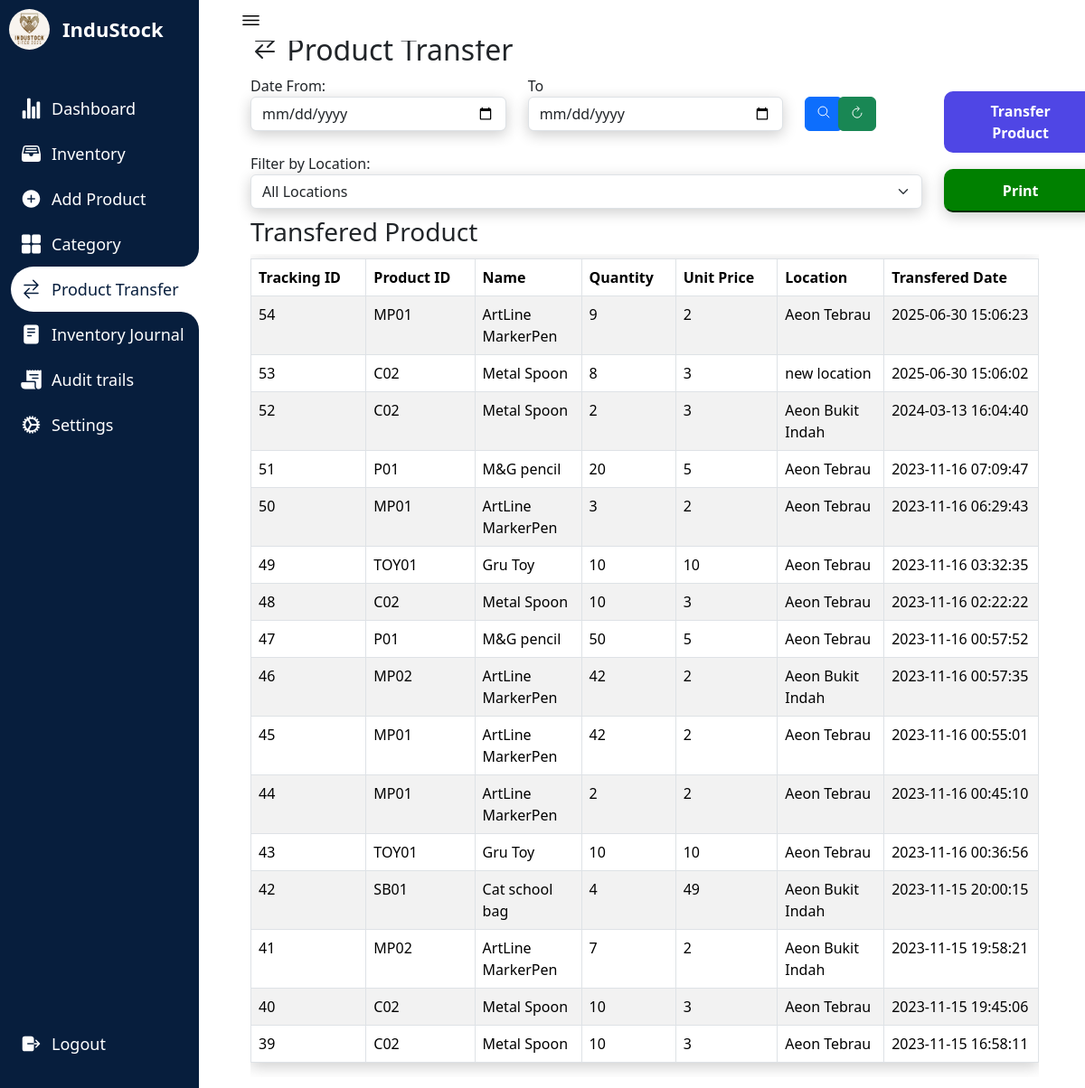
/Order.php (signed in), run on the app's committed database.
### tables this page shows
CREATE TABLE `companyprofile` (
  `id` int(11) NOT NULL,
  `name` varchar(250) NOT NULL,
  `profilepicture` varchar(1000) DEFAULT NULL
);

CREATE TABLE `deliverorder` (
  `id` int(250) NOT NULL,
  `productid` varchar(250) NOT NULL,
  `name` varchar(250) NOT NULL,
  `quantity` int(250) NOT NULL,
  `unitprice` int(255) NOT NULL,
  `location` varchar(200) NOT NULL,
  `addeddate` timestamp NOT NULL DEFAULT current_timestamp()
);

### orderrange.php (the view, shortened to what this page needs)
<?php
require_once "config.php";
if (isset($_POST['search'])) {
    $date1 = date("Y-m-d", strtotime($_POST['date1']));
    $date2 = date("Y-m-d", strtotime($_POST['date2']));
    $reportQuery = mysqli_query($conn, "SELECT * FROM deliverorder WHERE STR_TO_DATE(`addeddate`, '%Y-%m-%d') BETWEEN '$date1' AND '$date2' ORDER BY `id` DESC") or die(mysqli_error($conn));
    $reportRow = mysqli_num_rows($reportQuery);
    if ($reportRow > 0) {
        while ($reportFetch = mysqli_fetch_array($reportQuery)) {
            $pdfData[] = $reportFetch;
            ?>
            <tr>
                <td><?php echo $reportFetch['id'] ?></td>
                <td><?php echo $reportFetch['productid'] ?></td>
                <td><?php echo $reportFetch['name'] ?></td>
                <td><?php echo $reportFetch['quantity'] ?></td>
                <td><?php echo $reportFetch['unitprice'] ?></td>
                <td><?php echo $reportFetch['location'] ?></td>
                <td><?php echo $reportFetch['addeddate'] ?></td>
            </tr>
            <?php
        }
    } else {
        echo '
        <tr>
            <td colspan="7"><center>Record Not Found</center></td>
        </tr>';
    }
} else {
    $reportQuery = mysqli_query($conn, "SELECT * FROM deliverorder ORDER BY `id` DESC") or die(mysqli_error($conn));
    if (mysqli_num_rows($reportQuery) > 0) {
        while ($reportFetch = mysqli_fetch_array($reportQuery)) {
            ?>
            <tr>
                <td><?php echo $reportFetch['id'] ?></td>
                <td><?php echo $reportFetch['productid'] ?></td>
                <td><?php echo $reportFetch['name'] ?></td>
                <td><?php echo $reportFetch['quantity'] ?></td>
                <td><?php echo $reportFetch['unitprice'] ?></td>
                <td><?php echo $reportFetch['location'] ?></td>
                <td><?php echo $reportFetch['addeddate'] ?></td>
            </tr>
            <?php
        }
    } else {
        echo '
        <tr>
            <td colspan="7"><center>Record Not Found</center></td>
        </tr>';
    }
}
?>

### Order.php (shortened to what this page needs)
<?php
require_once "config.php";
$companyId = 1;
$query = "SELECT * FROM companyprofile WHERE id = ?";
$stmt = mysqli_prepare($conn, $query);
mysqli_stmt_bind_param($stmt, "i", $companyId);
mysqli_stmt_execute($stmt);
$result = mysqli_stmt_get_result($stmt);
$companyProfile = mysqli_fetch_assoc($result);
$companyProfileImagePath = $companyProfile['profilepicture'];
$companyName = $companyProfile['name'];
?>
<!DOCTYPE html>
<html lang="en">
<head>
    <link rel="stylesheet" href="testin3.css">
    <link href="https://cdn.jsdelivr.net/npm/bootstrap@5.3.1/dist/css/bootstrap.min.css" rel="stylesheet">
    <link href="https://cdn.jsdelivr.net/npm/bootstrap-icons@1.15.0/font/bootstrap-icons.css" rel="stylesheet">
</head>
<body>
<nav>
<div class="logo">
<div class="logo-image">
    <?php
    if (!empty($companyProfileImagePath)) {
        echo '<img src="' . $companyProfileImagePath . '" alt="Company Logo" class="logoimage">';
    } else {
        echo '<img src="path/to/placeholder/image.jpg" alt="No Image" style="">';
    }
    ?>
</div>
    <div class="logo-name">
    <?php echo $companyName; ?>
    </div>
</div>
        <div class="menu-items">
            <ul class="navLinks">
            <li class="navList">
    <a href="Dashboard.php">
    <ion-icon name="stats-chart"></ion-icon>
        <span class="links">Dashboard</span>
    </a>
</li>
<li class="navList">
    <a href="Inventory.php">
        <ion-icon name="file-tray-full"></ion-icon>
        <span class="links">Inventory</span>
    </a>
</li>
<li class="navList">
    <a href="Product.php">
        <ion-icon name="add-circle"></ion-icon>
        <span class="links">Add Product</span>
    </a>
</li>
    <li class="navList">
        <a href="Category.php">
            <ion-icon name="grid"></ion-icon>
            <span class="links">Category</span>
        </a>
    </li>
    <li class="navList active">
        <a href="Order.php">
        <ion-icon name="swap-horizontal"></ion-icon>
            <span class="links">Product Transfer</span>
        </a>
    </li>
    <li class="navList">
        <a href="Reports.php">
            <ion-icon name="reader"></ion-icon>
            <span class="links">Inventory Journal</span>
        </a>
    </li>
    <li class="navList">
        <a href="audittrails.php">
        <ion-icon name="receipt"></ion-icon>
            <span class="links">Audit trails</span>
        </a>
    </li>
    <li class="navList">
        <a href="Settings.php">
            <ion-icon name="cog"></ion-icon>
            <span class="links">Settings</span>
        </a>
    </li>
            </ul>
            <ul class="bottom-link">
                <li>
                <a href="logout.php">
                    <ion-icon name="log-out"></ion-icon>
                    <span class="links">Logout</span>
                </a>
                </li>
        </div>
    </nav>
    <section class="dashboard">
        <div class="top">
            <ion-icon class="navToggle" name="menu-outline"></ion-icon>
        </div>
        <div class="content-wrapper">
        <div class="container">
            <div class="row">
                <div class="col-lg-12 col-offset-2">
                <h2><ion-icon name="swap-horizontal"></ion-icon>     Product Transfer</h2>
                <form class="form-inline" method="POST" id="orderForm" action="">
        <div class="row">
            <div class="col-md-4">
                <label for="date1">Date From:</label>
                <input type="date" class="form-control" placeholder="Start" name="date1"
                    value="<?php echo isset($_POST['date1']) ? $_POST['date1'] : '' ?>" />
            </div>
            <div class="col-md-4">
                <label for="date2">To</label>
                <input type="date" class="form-control" placeholder="End" name="date2"
                    value="<?php echo isset($_POST['date2']) ? $_POST['date2'] : '' ?>" />
            </div>
            <div class="col-md-1">
                <button class="btn btn-primary" name="search" style="margin-top:24px; "><ion-icon
                            name="search-outline"></ion-icon></button>
            </div>
            <div class="col-md-1">
                <a href="Order.php" type="button" class="btn btn-success" style="margin-top:24px; margin-left:-40px;"><ion-icon
                            name="refresh-outline"></ion-icon></a>
            </div>
            <div class="col-md-2">
            <a href="Deliver_order.php" class="allButton" style="margin-top:18px;;">Transfer Product</a>
            </div>
</form>
<form class="form-inline" method="POST" id="orderForm" action="orderpdf.php" onsubmit="return validateLocation();">
    <div class="row">
    <div class="col-md-10">
        <label for="locationFilter">Filter by Location:</label>
        <select name="locationFilter" id="locationFilter" class="form-select" onchange="filterTable()">
            <option value="">All Locations</option>
        </select>
    </div>
    <div class="col-md-2">
        <input type="submit" value="Print" name="order" style="margin-top:18px; background-color:green; border-color:green;" class="allButton">
    </div>
</div>
</form>
<h3 style="margin-top:5px;">Transfered Product</h3>
<div class="row" id="lightgallery" >
            <div class="col-md-12">
                <div class="table-responsive">
                <table class="table table-bordered table-striped" id="inventory"
    style="border-top: 1px solid #dee2e6; border-left: 1px solid #dee2e6; border-bottom: 1px solid #dee2e6; margin-top:5px;">
    <thead>
        <tr>
            <th>Tracking ID</th>
            <th>Product ID</th>
            <th>Name</th>
            <th>Quantity</th>
            <th>Unit Price</th>
            <th>Location</th>
            <th>Transfered Date</th>
        </tr>
    </thead>
    <tbody>
    <?php include 'orderrange.php' ?>
    </tbody>
</table>
                </div>
            </div>
        </div>
</div>
</div>
</div>
</div>
    </section>
<link href="https://cdn.datatables.net/1.10.25/css/dataTables.bootstrap.min.css" rel="stylesheet"/>
</body>
</html>

### testin3.css (style rules this page uses)
* { margin: 0; padding: 0; box-sizing: border-box; }
:root { --primary-color:#071e3d; --nav-color: #071e3d; --dash-color: #fff; --logo-color: #fff; --text-color: #000; --text-color-light: #333; --white: #fff; --border-color: #ccc; --toggle-color: #fff; --title-icon-color: #fff; --time-03: all 0.3s linear; --time-02: all 0.2s linear; }
body { width: 100%; min-height: 100vh; background-color: var(--dash-color); font-family: 'Poppins', sans-serif; }
nav { position: fixed; top: 0; left: 0; height: 100%; width: 220px; background-color: var(--nav-color); padding: 10px 0 10px 10px; transition: var(--time-03); }
nav .logo { display: flex; align-items: center; }
.logoimage { border-radius:50%; }
nav .logo-image { width: 45px; height: 45px; border-radius: 50%; }
nav .logo-image img { width: 45px; height: 45px; object-fit: cover; }
nav .logo .logo-name { font-size: 22px; font-weight: 600; color: var(--logo-color); margin-left: 14px; white-space: nowrap; transition: var(--time-02); }
nav .menu-items { margin-top: 40px; display: flex; flex-direction: column; height: calc(100% - 90px); justify-content: space-between; }
nav .menu-items li { list-style: none; }
nav .menu-items li a { display: flex; align-items: center; margin-left:-30px; height: 50px; text-decoration: none; }
nav .menu-items li.active a { border-top-left-radius: 25px; border-bottom-left-radius: 25px; position: relative; }
nav .menu-items li a ion-icon { color: var(--white); font-size: 24px; min-width: 45px; }
nav .menu-items li a .links { font-size: 18px; color: var(--white); transition: var(--time-02); }
nav .menu-items li.active a { background-color: var(--dash-color); }
nav .menu-items li.active a:before { content: ''; position: absolute; width: 40px; height: 40px; right: 0; top: -40px; border-radius: 50%; box-shadow: 20px 20px var(--dash-color); pointer-events: none; }
nav .menu-items li.active a:after { content: ''; position: absolute; width: 40px; height: 40px; right: 0; bottom: -40px; border-radius: 50%; box-shadow: 20px -20px var(--dash-color); pointer-events: none; }
nav .menu-items li.active a .links { color: var(--primary-color); }
nav .menu-items li.active a ion-icon { color: var(--primary-color); }
.dashboard { position: relative; left: 250px; width: calc(100% - 250px); min-height: 100vh; background-color: var(--dash-color); padding: 10px 15px; transition: var(--time-03); }
.dashboard .top { position: fixed; background-color: var(--dash-color); display: flex; justify-content: space-between; align-items: center; left: 250px; top: 0; padding: 10px 15px; width: calc(100% - 250px); transition: var(--time-03); z-index: 100; }
.dashboard .top .navToggle { font-size: 25px; color: var(--text-color); cursor: pointer; }
.container { padding:1%; background-color: white; margin-top:5%; transition: border-radius 0.5s cubic-bezier(0.175, 0.885, 0.32, 1.275); }
.content-wrapper { margin-top:-30px; }
.dashboard .content-wrapper { top: 0; transition: var(--time-03); }
#inventory tbody td { word-wrap: break-word; max-width: 100px; }
input { box-shadow: 0 4px 16px rgba(0, 0, 0, 0.2); }
table { box-shadow: 0 4px 16px rgba(0, 0, 0, 0.2); }
select { box-shadow: 0 4px 16px rgba(0, 0, 0, 0.2); }
.allButton { display: inline-block; padding: 10px 20px; text-decoration: none; color: #fff; background-color:#4F46E5; border-radius:10px; width:170px; text-align:center; font-weight: bold; }

### data on the page
companyprofile: profilepicture (picture), name "InduStock"
deliverorder: id "54", productid "MP01", name "ArtLine MarkerPen", quantity "9", unitprice "2", location "Aeon Tebrau", addeddate "2025-06-30 15:06:23"
deliverorder: id "53", productid "C02", name "Metal Spoon", quantity "8", unitprice "3", location "new location", addeddate "2025-06-30 15:06:02"
deliverorder: id "52", productid "C02", name "Metal Spoon", quantity "2", unitprice "3", location "Aeon Bukit Indah", addeddate "2024-03-13 16:04:40"
deliverorder: id "51", productid "P01", name "M&G pencil", quantity "20", unitprice "5", location "Aeon Tebrau", addeddate "2023-11-16 07:09:47"
deliverorder: id "50", productid "MP01", name "ArtLine MarkerPen", quantity "3", unitprice "2", location "Aeon Tebrau", addeddate "2023-11-16 06:29:43"
deliverorder: id "49", productid "TOY01", name "Gru Toy", quantity "10", unitprice "10", location "Aeon Tebrau", addeddate "2023-11-16 03:32:35"
deliverorder: id "48", productid "C02", name "Metal Spoon", quantity "10", unitprice "3", location "Aeon Tebrau", addeddate "2023-11-16 02:22:22"
deliverorder: id "47", productid "P01", name "M&G pencil", quantity "50", unitprice "5", location "Aeon Tebrau", addeddate "2023-11-16 00:57:52"
deliverorder: id "46", productid "MP02", name "ArtLine MarkerPen", quantity "42", unitprice "2", location "Aeon Bukit Indah", addeddate "2023-11-16 00:57:35"
deliverorder: id "45", productid "MP01", name "ArtLine MarkerPen", quantity "42", unitprice "2", location "Aeon Tebrau", addeddate "2023-11-16 00:55:01"
deliverorder: id "44", productid "MP01", name "ArtLine MarkerPen", quantity "2", unitprice "2", location "Aeon Tebrau", addeddate "2023-11-16 00:45:10"
deliverorder: id "43", productid "TOY01", name "Gru Toy", quantity "10", unitprice "10", location "Aeon Tebrau", addeddate "2023-11-16 00:36:56"
deliverorder: id "42", productid "SB01", name "Cat school bag", quantity "4", unitprice "49", location "Aeon Bukit Indah", addeddate "2023-11-15 20:00:15"
deliverorder: id "41", productid "MP02", name "ArtLine MarkerPen", quantity "7", unitprice "2", location "Aeon Bukit Indah", addeddate "2023-11-15 19:58:21"
deliverorder: id "40", productid "C02", name "Metal Spoon", quantity "10", unitprice "3", location "Aeon Tebrau", addeddate "2023-11-15 19:45:06"
deliverorder: id "39", productid "C02", name "Metal Spoon", quantity "10", unitprice "3", location "Aeon Tebrau", addeddate "2023-11-15 16:58:11"
